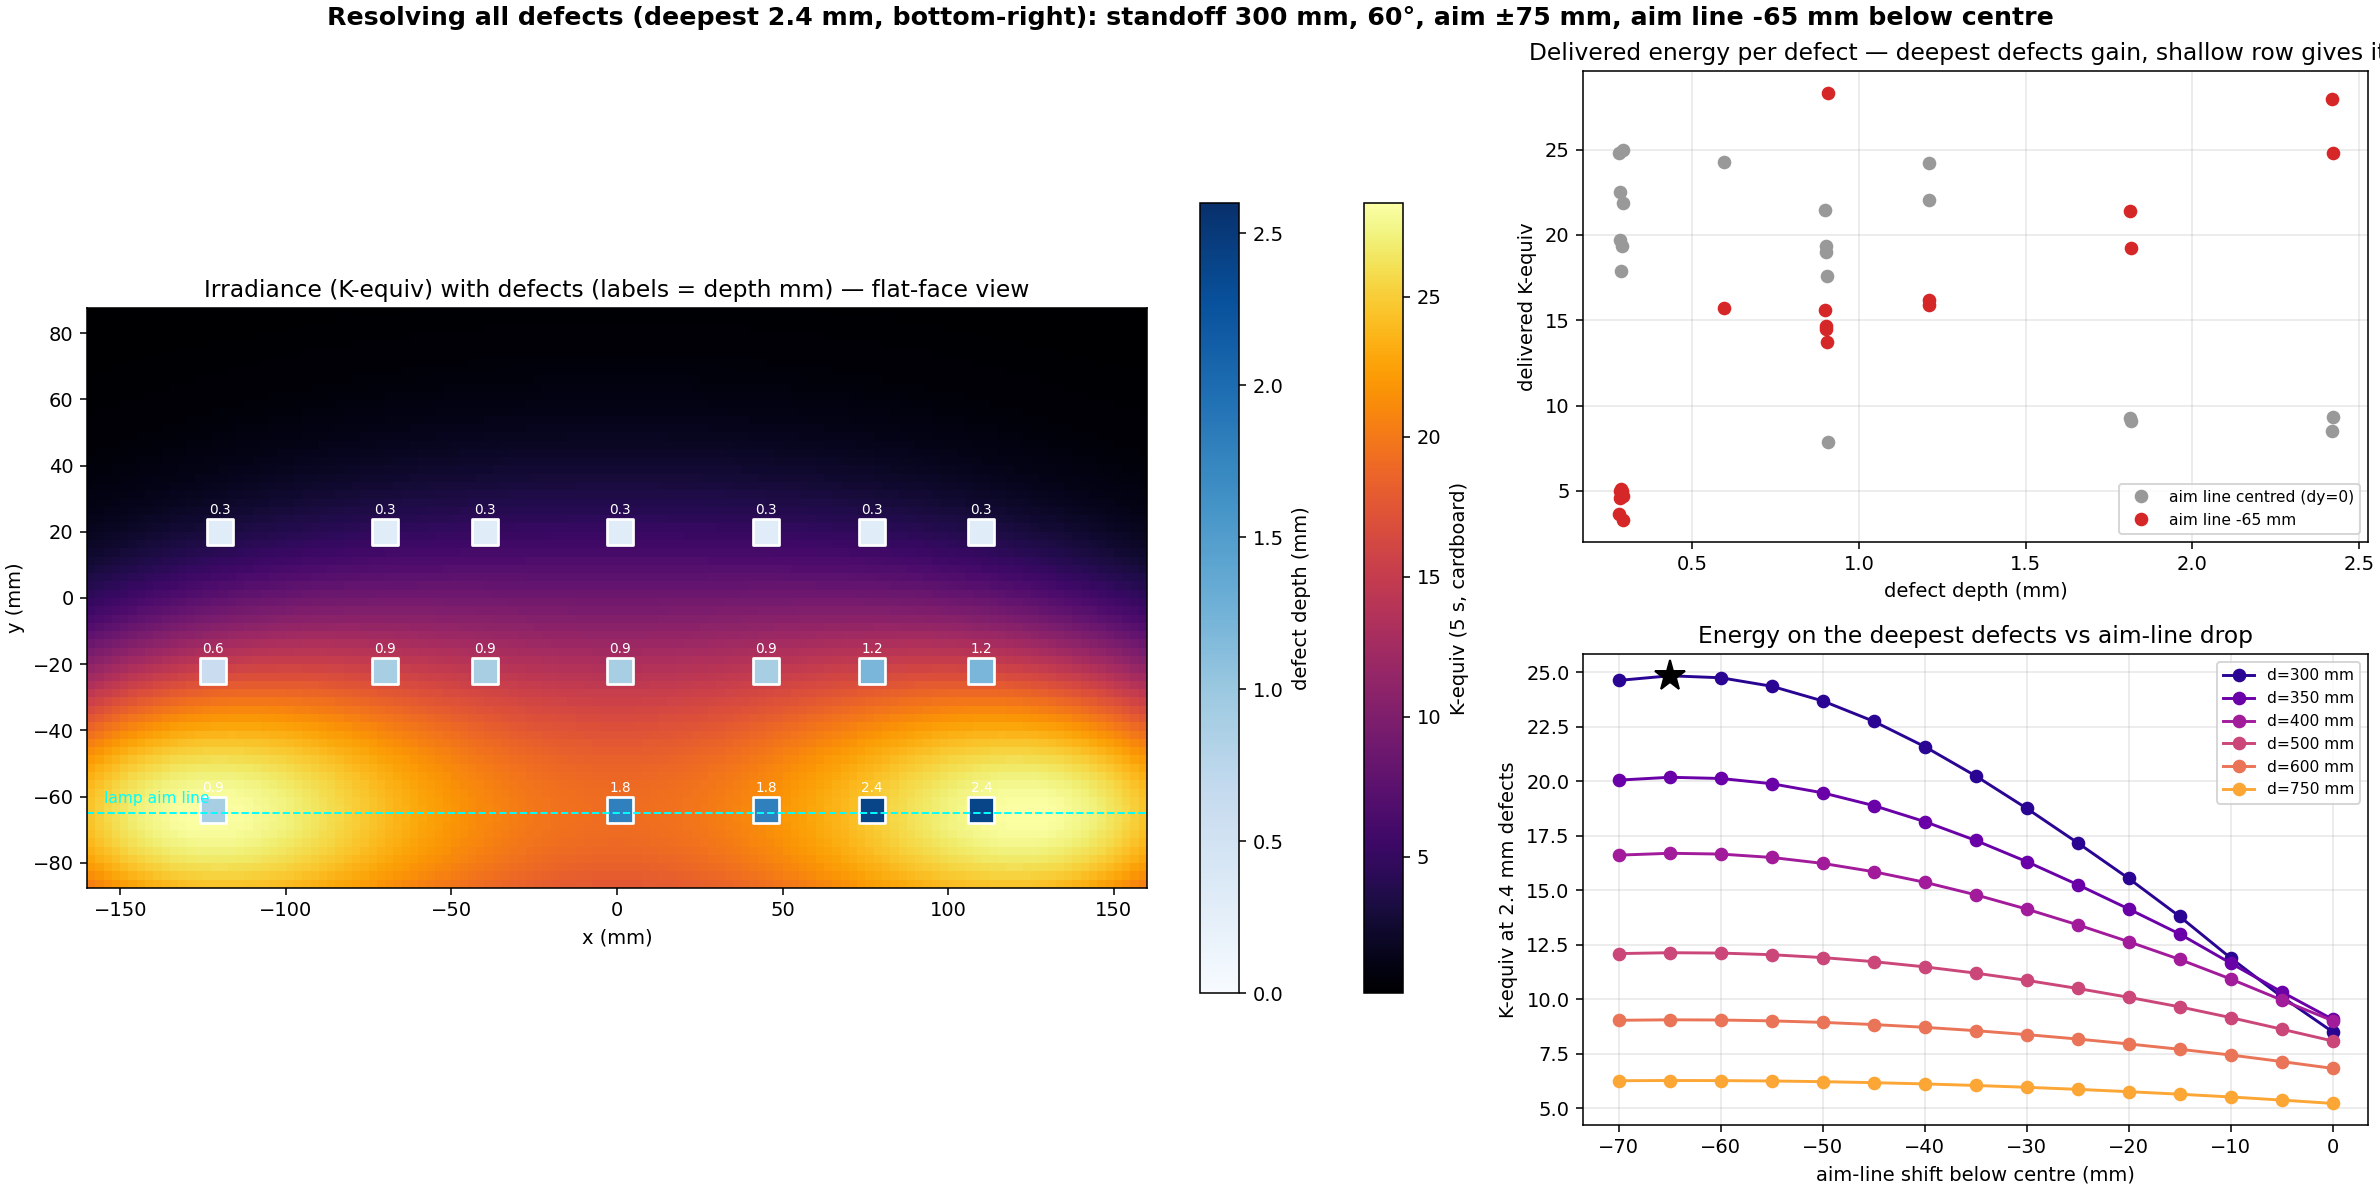

Reproduce this figure in Python.
"""
Defect-resolving check — which dual-source config best resolves ALL defects
in the stepped 320 x 175 mm specimen (Figure 4 schematic, Energy Density paper).

Defect map below is in FLAT-FACE (illuminated-side) coordinates: the paper
schematic is drawn looking at the stepped back face, so x is mirrored here —
the 3.00 mm-thick section with the deepest defects (2.4 mm) lands bottom-RIGHT,
as confirmed by the user.

Logic: required excitation energy rises steeply with defect depth (taken as
demand ~ depth^2, transparent diffusion-length argument), so the binding
constraint is the delivered intensity at the 2.4 mm defects. The width profile
is already flat at the 06b optima; the free lever is a common DOWNWARD shift
of the lamp aim line (dy), which moves the vertical Gaussian onto the deep row
at the expense of the (easy, 0.3 mm) top row.

Outputs: 06c_defect_energy_check.{json,png}
"""

import json
import os

import numpy as np
import matplotlib
matplotlib.use("Agg")
import matplotlib.pyplot as plt

HERE = os.path.dirname(os.path.abspath(__file__))
BEAM_JSON = os.path.join(HERE, "beam_shape_summary_seq.json")
OUT_JSON = os.path.join(HERE, "06c_defect_energy_check.json")
OUT_PNG = os.path.join(HERE, "06c_defect_energy_check.png")

SPEC_W, SPEC_H = 320.0, 175.0

# (x_mm, y_mm, depth_mm) — flat-face view, origin at specimen centre
DEFECTS = [
    # top row, 0.3 mm deep
    (+110, 20, 0.3), (+77, 20, 0.3), (+45, 20, 0.3), (+1, 20, 0.3),
    (-40, 20, 0.3), (-70, 20, 0.3), (-120, 20, 0.3),
    # middle row
    (+110, -22, 1.2), (+77, -22, 1.2), (+45, -22, 0.9), (+1, -22, 0.9),
    (-40, -22, 0.9), (-70, -22, 0.9), (-122, -22, 0.6),
    # bottom row — deepest bottom-right
    (+110, -64, 2.4), (+77, -64, 2.4), (+45, -64, 1.8), (+1, -64, 1.8),
    (-122, -64, 0.9),
]

# candidate configs: 06b per-standoff optima (all 60 deg)
CONFIGS = [(300.0, 60.0, 75.0), (350.0, 60.0, 72.0),
           (400.0, 60.0, 70.0), (500.0, 60.0, 65.0),
           (600.0, 60.0, 65.0), (750.0, 60.0, 65.0)]
DY_SWEEP = np.arange(0.0, -71.0, -5.0)     # common downward aim-line shift

with open(BEAM_JSON) as f:
    beam = json.load(f)
AX = beam["linear_fit"]["sigma_x"]["slope_mm_per_mm"]
BX = beam["linear_fit"]["sigma_x"]["intercept_mm"]
AY = beam["linear_fit"]["sigma_y"]["slope_mm_per_mm"]
BY = beam["linear_fit"]["sigma_y"]["intercept_mm"]
anch = {s["d_mm"]: s["peak_dT_K"] * 2 * np.pi * s["sigma_x_mm"] * s["sigma_y_mm"]
        for s in beam["per_standoff"]}
P_LAMP = float(np.mean([anch[300], anch[500]]))


def field(Xq, Yq, side, d, th_deg, a, dy):
    th = np.radians(th_deg)
    u = np.array([-side * np.sin(th), 0.0, -np.cos(th)])
    pos = np.array([side * a, dy, 0.0]) - d * u
    ex = np.array([np.cos(th), 0.0, -side * np.sin(th)])
    vx, vy, vz = Xq - pos[0], Yq - pos[1], -pos[2]
    z = vx * u[0] + vz * u[2]
    rx = vx * ex[0] + vz * ex[2]
    sx, sy = AX * z + BX, AY * z + BY
    ci = pos[2] / np.sqrt(vx ** 2 + vy ** 2 + vz ** 2)
    return (P_LAMP / (2 * np.pi * sx * sy)
            * np.exp(-0.5 * ((rx / sx) ** 2 + (vy / sy) ** 2)) * ci)


def total(Xq, Yq, d, th, a, dy):
    return field(Xq, Yq, -1, d, th, a, dy) + field(Xq, Yq, +1, d, th, a, dy)


dx_, dy_, dz_ = (np.array(v) for v in zip(*DEFECTS))
demand = (dz_ / dz_.min()) ** 2            # relative energy demand ~ depth^2

# ---- sweep configs x aim-line shift; pick by worst depth-margin -----------
rows = []
for (d, th, a) in CONFIGS:
    for dy in DY_SWEEP:
        I_def = total(dx_, dy_, d, th, a, dy)
        margin = I_def / demand
        rows.append(dict(d_mm=d, angle_deg=th, offset_mm=a, aimline_mm=dy,
                         I_deepest=float(I_def[dz_ == 2.4].min()),
                         I_min_all=float(I_def.min()),
                         worst_margin=float(margin.min()),
                         top_row_K=float(I_def[dz_ == 0.3].min())))
best = max(rows, key=lambda r: r["worst_margin"])

print(" d(mm) | aim dy | I@2.4mm | top-row I | worst margin (rel)")
for (d, th, a) in CONFIGS:
    for dy in (0.0, -20.0, -40.0, -60.0):
        r = next(r for r in rows if r["d_mm"] == d and r["aimline_mm"] == dy)
        tag = "  <-- BEST" if r is best else ""
        print(f"  {d:4.0f} | {dy:+5.0f} |  {r['I_deepest']:5.2f}  |   "
              f"{r['top_row_K']:5.2f}   |  {r['worst_margin']*1000:.2f}{tag}")

# ---- figure ---------------------------------------------------------------
gx = np.arange(-SPEC_W/2 + 1.25, SPEC_W/2, 2.5)
gy = np.arange(-SPEC_H/2 + 1.25, SPEC_H/2, 2.5)
GX, GY = np.meshgrid(gx, gy)
I_best = total(GX, GY, best["d_mm"], best["angle_deg"], best["offset_mm"],
               best["aimline_mm"])
I_flat = total(GX, GY, best["d_mm"], best["angle_deg"], best["offset_mm"], 0.0)

fig = plt.figure(figsize=(17, 8.5), constrained_layout=True)
gs = fig.add_gridspec(2, 2, width_ratios=[1.35, 1])
fig.suptitle(
    f"Resolving all defects (deepest 2.4 mm, bottom-right): "
    f"standoff {best['d_mm']:.0f} mm, {best['angle_deg']:.0f}°, "
    f"aim ±{best['offset_mm']:.0f} mm, aim line {best['aimline_mm']:.0f} mm "
    f"below centre", fontsize=13, fontweight="bold")

ax = fig.add_subplot(gs[:, 0])
im = ax.imshow(I_best, origin="lower", cmap="inferno",
               extent=[-SPEC_W/2, SPEC_W/2, -SPEC_H/2, SPEC_H/2], aspect="equal")
sc = ax.scatter(dx_, dy_, s=180, c=dz_, cmap="Blues", vmin=0, vmax=2.6,
                edgecolors="w", linewidths=1.4, marker="s")
for x, y, z in DEFECTS:
    ax.annotate(f"{z}", (x, y), color="w", fontsize=7, ha="center",
                textcoords="offset points", xytext=(0, 9))
ax.axhline(best["aimline_mm"], color="cyan", lw=1, ls="--")
ax.text(-155, best["aimline_mm"] + 3, "lamp aim line", color="cyan", fontsize=8)
ax.set_title("Irradiance (K-equiv) with defects (labels = depth mm) — flat-face view")
ax.set_xlabel("x (mm)"); ax.set_ylabel("y (mm)")
fig.colorbar(im, ax=ax, shrink=0.75, label="K-equiv (5 s, cardboard)")
fig.colorbar(sc, ax=ax, shrink=0.75, label="defect depth (mm)")

# per-defect delivered vs demand
ax = fig.add_subplot(gs[0, 1])
I_def_best = total(dx_, dy_, best["d_mm"], best["angle_deg"],
                   best["offset_mm"], best["aimline_mm"])
I_def_flat = total(dx_, dy_, best["d_mm"], best["angle_deg"],
                   best["offset_mm"], 0.0)
order = np.argsort(dz_)
ax.plot(dz_[order] + np.linspace(-.02, .02, len(dz_)), I_def_flat[order], "o",
        color="0.6", label="aim line centred (dy=0)")
ax.plot(dz_[order] + np.linspace(-.02, .02, len(dz_)), I_def_best[order], "o",
        color="#d62728", label=f"aim line {best['aimline_mm']:.0f} mm")
ax.set_xlabel("defect depth (mm)"); ax.set_ylabel("delivered K-equiv")
ax.set_title("Delivered energy per defect — deepest defects gain, "
             "shallow row gives it up")
ax.legend(fontsize=8); ax.grid(alpha=0.3)

# aim-line sweep at each standoff: I at deepest defects
ax = fig.add_subplot(gs[1, 1])
for (d, th, a), c in zip(CONFIGS, plt.cm.plasma(np.linspace(0.05, 0.8, len(CONFIGS)))):
    rr = sorted((r for r in rows if r["d_mm"] == d),
                key=lambda r: r["aimline_mm"])
    ax.plot([r["aimline_mm"] for r in rr], [r["I_deepest"] for r in rr],
            "o-", color=c, label=f"d={d:.0f} mm")
ax.plot(best["aimline_mm"], best["I_deepest"], "k*", ms=16)
ax.set_xlabel("aim-line shift below centre (mm)")
ax.set_ylabel("K-equiv at 2.4 mm defects")
ax.set_title("Energy on the deepest defects vs aim-line drop")
ax.legend(fontsize=8); ax.grid(alpha=0.3)

fig.savefig(OUT_PNG, dpi=140)
print(f"\nBest: d={best['d_mm']:.0f} mm, aim line {best['aimline_mm']:.0f} mm, "
      f"I@2.4mm = {best['I_deepest']:.2f} K-equiv "
      f"(centred aim gives {next(r for r in rows if r['d_mm']==best['d_mm'] and r['aimline_mm']==0)['I_deepest']:.2f})")
print(f"Wrote {OUT_PNG}")

with open(OUT_JSON, "w") as f:
    json.dump({"defects_flat_face_xy_depth": DEFECTS,
               "demand_model": "relative required energy ~ depth^2",
               "best": best,
               "sweep": rows}, f, indent=2)
print(f"Wrote {OUT_JSON}")
